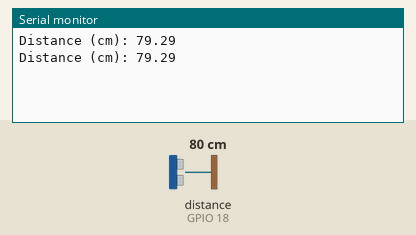
This program was run on a simulated ESP32. Shown: the last lines printed to the serial monitor. Wiring (inferred from the names in the program): ultrasonic range finder: trigger GPIO 5; echo GPIO 18. The inputs (shaded band) are chosen by the test bench; at power-on: distance to the obstacle (sensor on GPIO 18) 80 cm. The echo pulse lasts 58.3 µs per cm.

Above: at 2.8 s.
2.9 s: distance to the obstacle (sensor on GPIO 18) set to 2 cm
At 3.8 s:
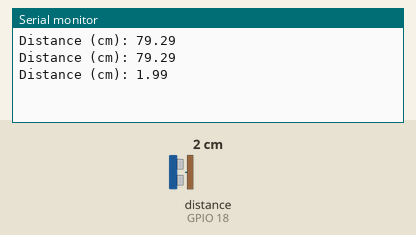
4.4 s: distance to the obstacle (sensor on GPIO 18) set to 4 cm
At 5.8 s:
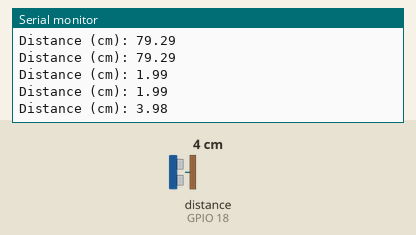
Timing chart, 0 to 7.4 s (numbered marks = the images above; inputs shaded):
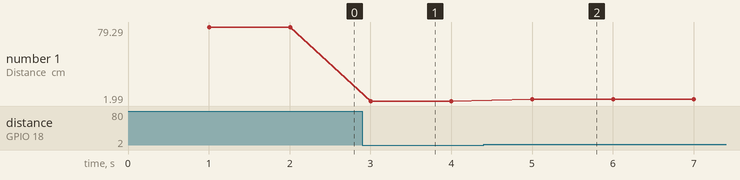

The program:

main.cpp
```cpp
#include <Arduino.h>

#define SOUND_SPEED 0.034

const int trigPin = 5;
const int echoPin = 18;

uint32_t duration;
float distanceCm;

unsigned long lastMeasureTime = 0;
const int interval = 1000;

void setup()
{
    Serial.begin(115200);
    pinMode(trigPin, OUTPUT);
    pinMode(echoPin, INPUT);
}

void loop()
{
    if (millis() - lastMeasureTime >= interval)
    {
        lastMeasureTime = millis();

        digitalWrite(trigPin, LOW);
        delayMicroseconds(2);

        digitalWrite(trigPin, HIGH);
        delayMicroseconds(10);

        digitalWrite(trigPin, LOW);

        duration = pulseIn(echoPin, HIGH, 30000);

        if (duration == 0)
        {
            Serial.println("No signal");
            return;
        }

        distanceCm = duration * SOUND_SPEED / 2;

        Serial.print("Distance (cm): ");
        Serial.println(distanceCm);
    }

}
```

Measured:
- after the input at 2.9 s, the serial monitor: prints a new line after 0.10 s (image 1)
- after the input at 4.4 s, the serial monitor: prints a new line after 0.60 s (image 2)
- plotted number 1: 79.29 → 1.99 after the input at 2.9 s, 1.99 → 3.98 after the input at 4.4 s
